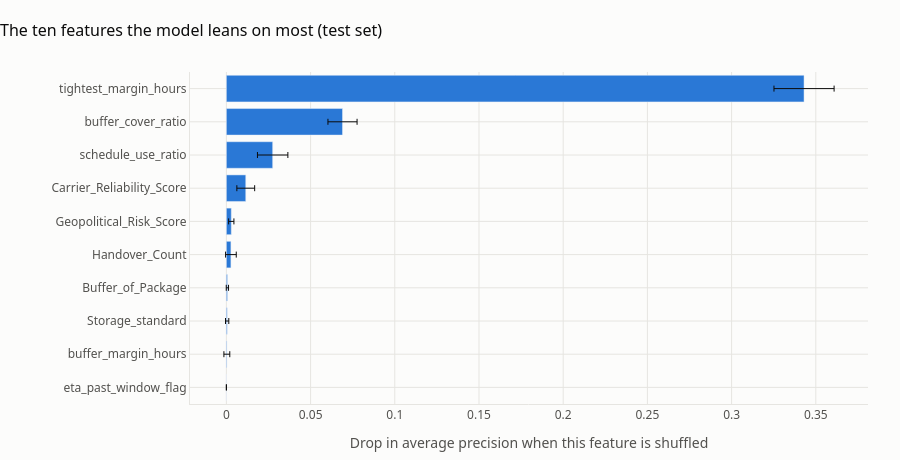

The cell this chart's notebook holds for it:
### Markdown cell above
## 6. What drives the predictions?

A coordinator will not act on a number they do not understand. To see what the model relies on, we shuffle one feature at a time across the test shipments and measure how much worse the model gets. A feature the model leans on causes a big drop. A feature it ignores causes none.

Several features describe the same thing from different angles, so we also add them up by the question they answer.

### Code cell
from sklearn.inspection import permutation_importance

importance = permutation_importance(final_model, X_test, y_test, scoring="average_precision",
                                    n_repeats=30, random_state=SEED)
drivers = pd.DataFrame({"drop_in_avg_precision": importance.importances_mean,
                        "spread": importance.importances_std}, index=MODEL_FEATURES)

QUESTION = {
    "Will the cold last?": ["buffer_margin_hours", "buffer_cover_ratio", "buffer_short_flag", "Buffer_of_Package"],
    "Will it arrive in time?": ["schedule_slack_hours", "schedule_use_ratio", "eta_past_window_flag", "Lead_Time_Days"],
    "Cold or clock, whichever is nearer": ["tightest_margin_hours"],
    "Is it already slipping?": ["known_delay_hours", "known_delay_ratio", "Transit_Duration_Hours", "Planned_Transit_Hours"],
    "Carrier and route": ["Carrier_Reliability_Score", "Geopolitical_Risk_Score", "Handover_Count", "Distance_km",
                          "Transport_Mode", "Storage_standard"],
    "Other": ["Fuel_Price_Index", "Stock_Volume"],
}
drivers["question"] = drivers.index.map({f: q for q, fs in QUESTION.items() for f in fs})

top = drivers.sort_values("drop_in_avg_precision", ascending=False).head(10).iloc[::-1]
fig = go.Figure(go.Bar(
    x=top["drop_in_avg_precision"], y=top.index, orientation="h", marker_color=BLUE,
    error_x=dict(type="data", array=top["spread"], color=INK, thickness=1, width=3),
    hovertemplate="%{y}<br>Drop in average precision: %{x:.3f}<extra></extra>",
))
fig.update_xaxes(title_text="Drop in average precision when this feature is shuffled")
style(fig, "The ten features the model leans on most (test set)", height=460)
fig.update_layout(margin=dict(l=190))
fig.show()

by_question = drivers.groupby("question")["drop_in_avg_precision"].sum().sort_values(ascending=False)
by_question.round(3).to_frame("total_drop_in_avg_precision")

### Figure 1 — Plotly figure (JSON) as saved in the notebook; plotly's stock layout.template omitted (floating-point values rounded to 4 significant figures)
{"data": [{"error_x": {"array": [0.0, 0.00175, 0.0009825, 0.0006782, 0.003173, 0.001566, 0.005292, 0.009028, 0.008647, 0.01785], "color": "#0b0b0b", "thickness": 1, "type": "data", "width": 3}, "hovertemplate": "%{y}<br>Drop in average precision: %{x:.3f}<extra></extra>", "marker": {"color": "#2a78d6"}, "orientation": "h", "type": "bar", "x": [0.0, 0.0002716, 0.0004546, 0.0005996, 0.002688, 0.002898, 0.0115, 0.02748, 0.06895, 0.343], "y": ["eta_past_window_flag", "buffer_margin_hours", "Storage_standard", "Buffer_of_Package", "Handover_Count", "Geopolitical_Risk_Score", "Carrier_Reliability_Score", "schedule_use_ratio", "buffer_cover_ratio", "tightest_margin_hours"]}], "layout": {"font": {"color": "#52514e", "family": "Segoe UI, Arial, sans-serif", "size": 12}, "height": 460, "hoverlabel": {"bgcolor": "white", "font": {"color": "#0b0b0b"}}, "margin": {"b": 56, "l": 190, "r": 32, "t": 72}, "paper_bgcolor": "#fcfcfb", "plot_bgcolor": "#fcfcfb", "title": {"font": {"color": "#0b0b0b", "size": 16}, "text": "The ten features the model leans on most (test set)", "x": 0, "xanchor": "left"}, "xaxis": {"gridcolor": "#e6e5e1", "linecolor": "#e6e5e1", "title": {"text": "Drop in average precision when this feature is shuffled"}, "zeroline": false}, "yaxis": {"gridcolor": "#e6e5e1", "linecolor": "#e6e5e1", "zeroline": false}}}
